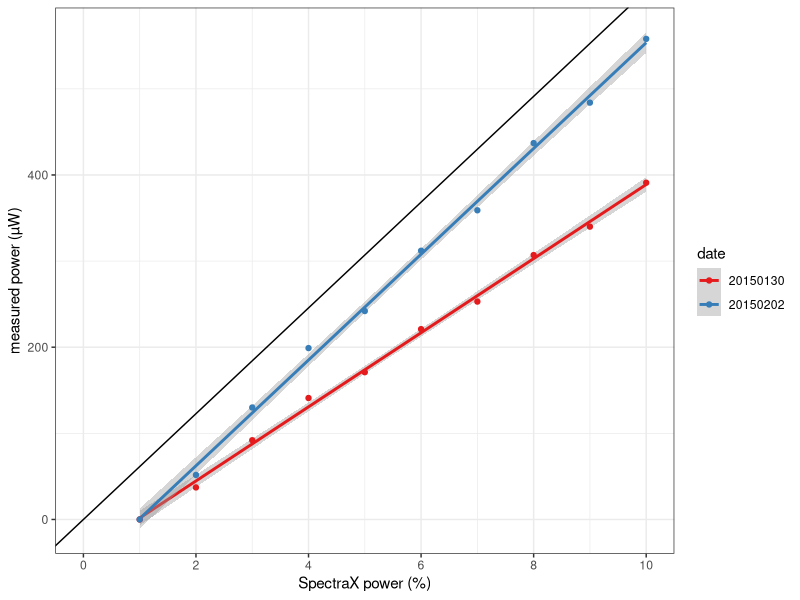
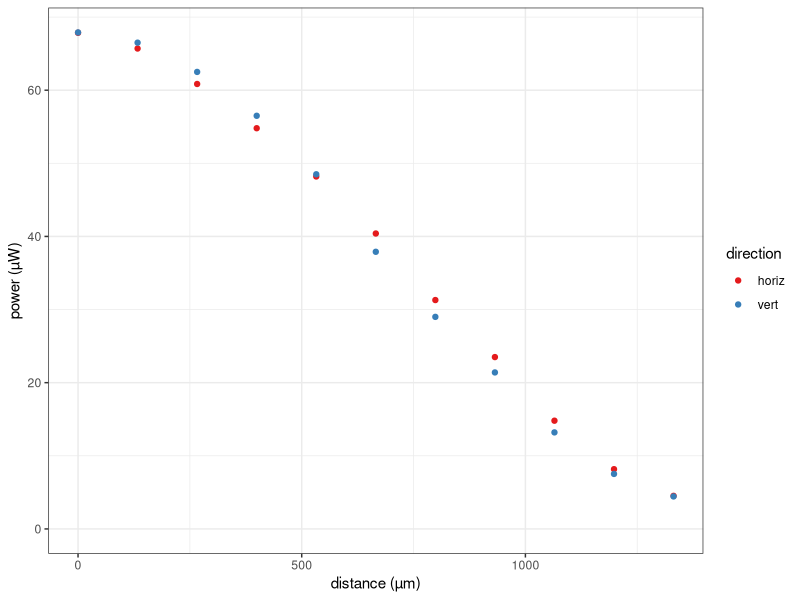

Generate these figures, in order, with R:
## ---- chunk 1
library(tidyr)
library(dplyr)
library(ggplot2)
theme_set(theme_bw())
## ---- chunk 2
pw_setting <- data.frame(matrix(ncol=3, byrow=TRUE, data=c(
1, 0, 0,
2, 37.2, 51.7,
3, 92.0, 130,
4, 141, 199,
5, 171, 242,
6, 221, 312, 
7, 253, 359,
8, 307, 437,
9, 340, 484, 
10, 391, 558)))
colnames(pw_setting) <- c("setting", "power_20150130", "power_20150202")

pw_setting <- data.frame(pw_setting) %>% 
  gather(var, power, -setting) %>%
  extract(var, 'date', '.*_([[:alnum:]]+)$')
  
ggplot(data.frame(pw_setting), aes(setting, power, col=date)) +
  geom_abline(intercept=0, slope=coef(lm(power~setting, data=subset(pw_setting, date=="20150202")))[2]) +
  stat_smooth(method="lm") +
  geom_point() +
  expand_limits(x=0) +
  scale_x_continuous(breaks=seq(0, 10, 2)) +
  scale_colour_brewer(palette='Set1') +
  labs(x='SpectraX power (%)', y='measured power (µW)')
## ---- chunk 3
pw_dist <- matrix(ncol=3, byrow=TRUE, data=c(
0, 67.85, 67.9,
1, 65.7, 66.5,
2, 60.85, 62.5,
3, 54.8, 56.5,
4, 48.2, 48.5,
5, 40.4, 37.9,
6, 31.3, 29.0,
7, 23.5, 21.4,
8, 14.8, 13.2,
9, 8.17, 7.52,
10, 4.52, 4.44))
colnames(pw_dist) <- c("d", "pw_horiz", "pw_vert")

pw_dist <- data.frame(pw_dist) %>% 
  gather(var, pw, -d) %>%
  extract(var, 'direction', '.*_([[:alnum:]]+)$') %>%
  mutate(d = d * 133.12)       # convert to microns

qplot(d, pw, col=direction, data=pw_dist) +
  expand_limits(y=0) +
  scale_colour_brewer(palette='Set1') +
  labs(x='distance (µm)', y='power (µW)')
